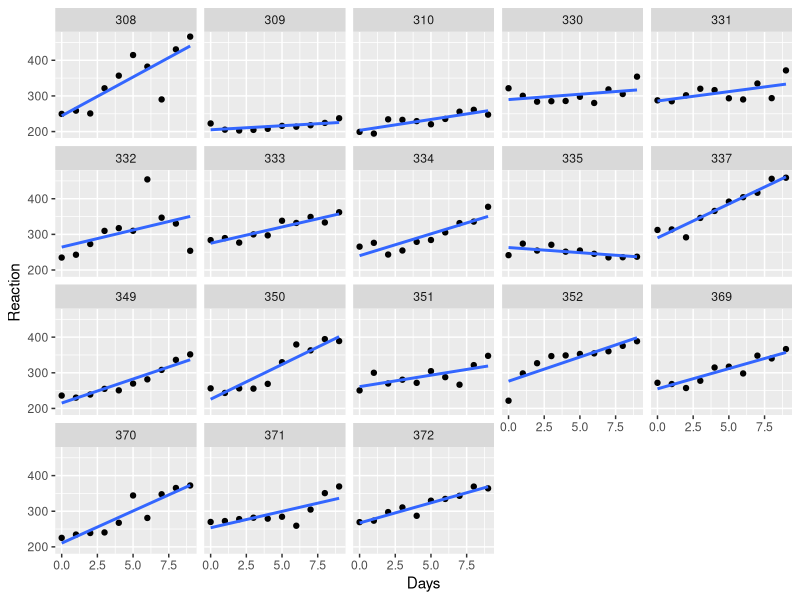
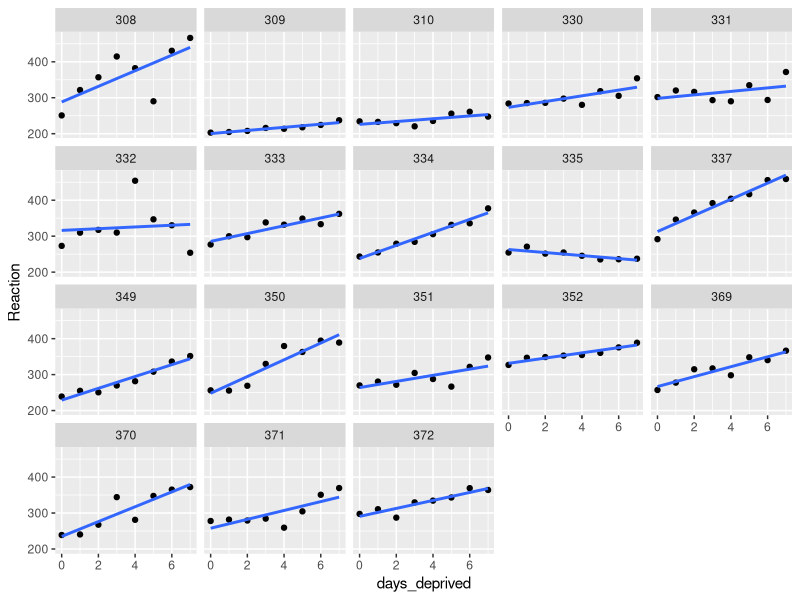
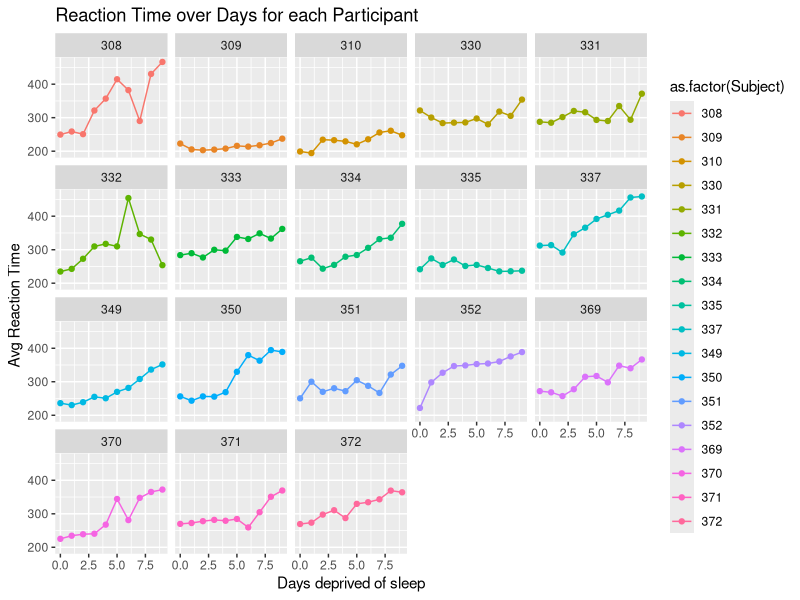
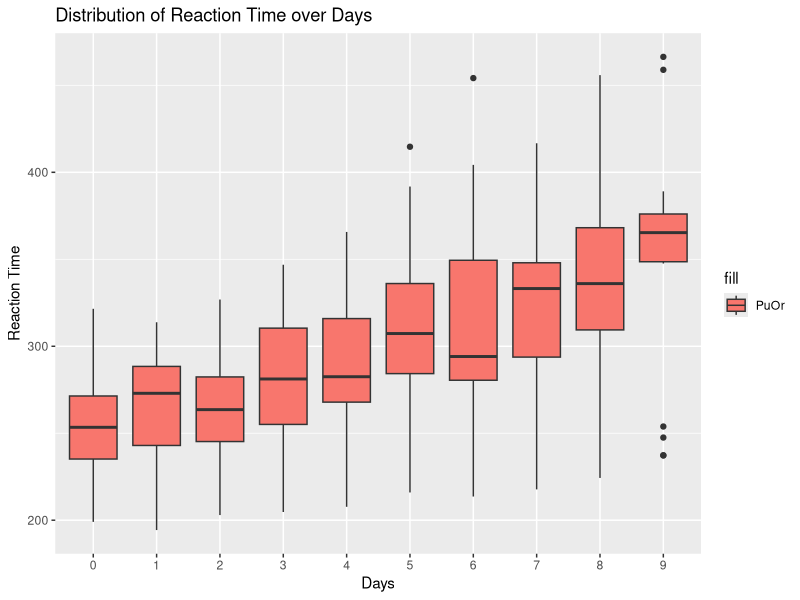
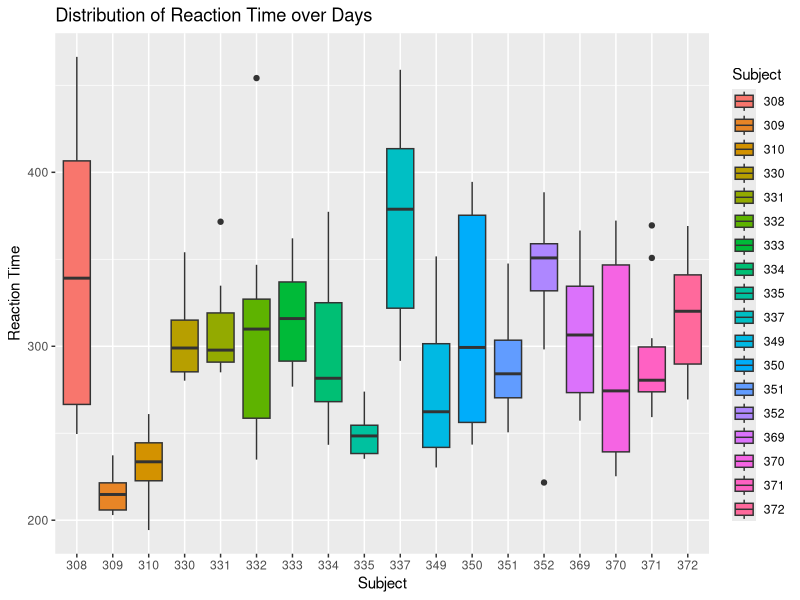
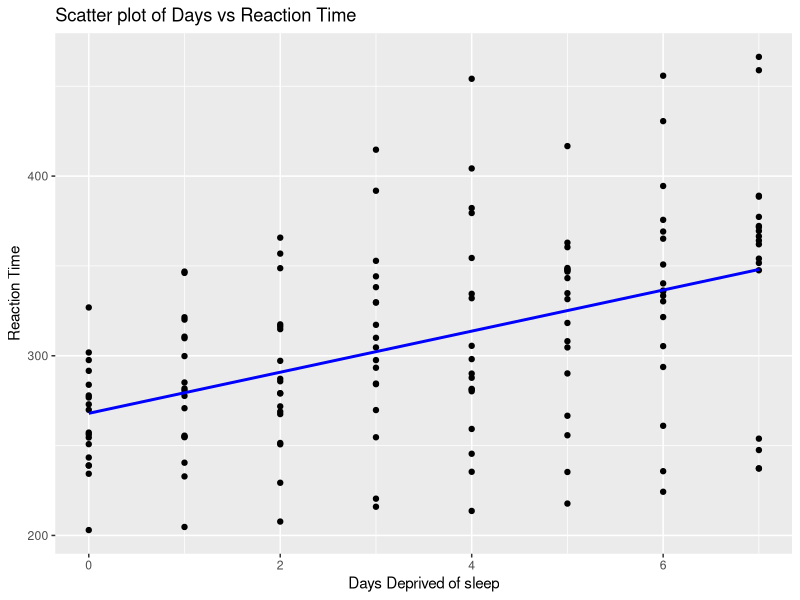
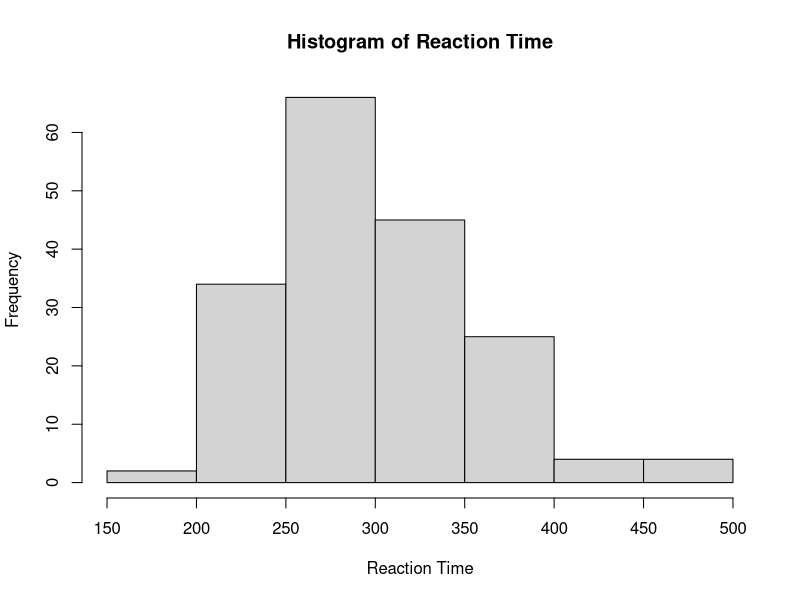
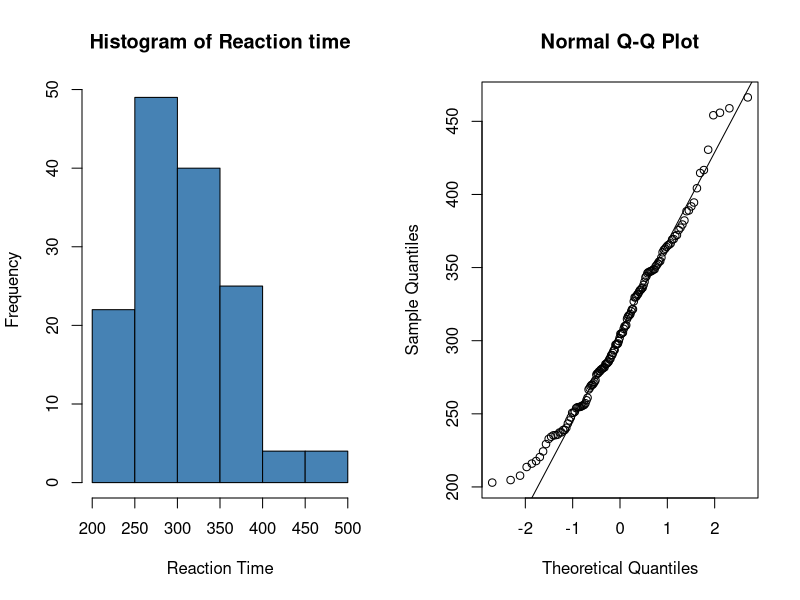

R code for these plots, in order:

library(tidyverse)
library(broom)
library(lme4)


# Task 1: Data Exploration

# a. Load the "sleepstudy" dataset
data("sleepstudy")

# b. Explore the structure of the dataset
str(sleepstudy)

# sleep deprivation started from day 2
 sleep_depr<- subset(sleepstudy, Days >= 2) %>%
              mutate(days_deprived = Days - 2L)
 
# sleep adaptation and training day 0 and 1
 sleep_adapt <- subset(sleepstudy, Days >=0 & Days < 2)

summary(sleepstudy)
summary(sleep_depr)

#mean reaction time per subject
sleepstudy %>%
  group_by(Subject) %>%
  summarise(mean_RT = mean(Reaction))
      
#mean reaction time per subject based on Day 2-baseline           
sleep_depr %>%
  group_by(Subject) %>%
  summarise(mean_RT = mean(Reaction))


# c. Visualize the data using appropriate plots

ggplot(sleepstudy) +
  aes(x = Days, y = Reaction) +
  geom_point() +
  geom_smooth(method = "lm", se = FALSE) +
  facet_wrap(~Subject) 


ggplot(sleep_depr) +
  aes(x = days_deprived, y = Reaction) +
  geom_point() +
  geom_smooth(method = "lm", se = FALSE) +
  facet_wrap(~Subject) 


# Plotting Reaction Time over Days for each Participant
library(ggplot2)
ggplot(sleepstudy, aes(x = Days, y = Reaction, color = as.factor(Subject))) +
  geom_line() +
  geom_point() +
  facet_wrap(~Subject)+
  labs(title = "Reaction Time over Days for each Participant",
       x = "Days deprived of sleep",
       y = "Avg Reaction Time")

# With the exception of subject 335,  it looks like reaction time increases with each additional day of sleep deprivation.

# Plotting a boxplot to show the distribution of Reaction Time
ggplot(sleepstudy, aes(x = factor(Days), y = Reaction)) +
  geom_boxplot(aes(fill = "PuOr")) +
  labs(title = "Distribution of Reaction Time over Days",
       x = "Days",
       y = "Reaction Time") 

# It shows that the reaction time increases with an increase in the number of days deprived of sleep

# Plotting a boxplot to show the distribution of Reaction Time
ggplot(sleepstudy, aes(x = Subject, y = Reaction)) +
  geom_boxplot(aes(fill = Subject)) +
  labs(title = "Distribution of Reaction Time over Days",
       x = "Subject",
       y = "Reaction Time") 


# Plotting a scatter plot to visualize the relationship between Days and Reaction Time
ggplot(sleep_depr, aes(x = days_deprived, y = Reaction)) +
  geom_point() +
  geom_smooth(method = "lm", se = FALSE, color = "blue") +
  labs(title = "Scatter plot of Days vs Reaction Time",
       x = "Days Deprived of sleep",
       y = "Reaction Time")


# Task 2: Descriptive Statistics

# a. Compute and report summary statistics for the key variables
summary(sleepstudy$Reaction)
summary(sleepstudy$Days)



# b. Create visualizations to better understand the distribution of reaction times over different days

# Histogram of Reaction Time
hist(sleepstudy$Reaction, main = "Histogram of Reaction Time", xlab = "Reaction Time")


# Normality test for sleep_depr dataset
par(mfrow = c(1, 2))

#Histogram

hist(sleep_depr$Reaction, col='steelblue', main= 'Histogram of Reaction time', xlab = "Reaction Time")

qqnorm(sleep_depr$Reaction)
qqline(sleep_depr$Reaction)


#Using Shapiro-wilk's test
shapiro.test(sleep_depr$Reaction)
# 
# Shapiro-Wilk normality test
# 
# data:  sleep_depr$Reaction
# W = 0.97674, p-value = 0.01489

# based on the p-value of 0.015,  the distribution isn't normal. Hence, there is a need to normalize the distribution.

# Task 3: Fit an adequate Model(s)

# For simplicity, let's fit a linear mixed-effects model using the lme4 package (Random intercept)
model <- lmer(Reaction ~ days_deprived + (1 | Subject), data = sleep_depr)

# Task 4: Interpret the results

summary(model)
# 
# Linear mixed model fit by REML ['lmerMod']
# Formula: Reaction ~ days_deprived + (1 | Subject)
# Data: sleep_depr
# 
# REML criterion at convergence: 1430
# 
# Scaled residuals: 
#   Min      1Q  Median      3Q     Max 
# -3.6261 -0.4450  0.0474  0.5199  4.1378 
# 
# Random effects:
#   Groups   Name        Variance Std.Dev.
# Subject  (Intercept) 1746.9   41.80   
# Residual              913.1   30.22   
# Number of obs: 144, groups:  Subject, 18
# 
# Fixed effects:
#   Estimate Std. Error t value
# (Intercept)    267.967     10.871   24.65
# days_deprived   11.435      1.099   10.40
# 
# Correlation of Fixed Effects:
#   (Intr)
# days_deprvd -0.354


# Random Intercepts with random slopes
model2 <- lmer(Reaction ~ days_deprived + (1 + days_deprived | Subject), data= sleep_depr)
summary(model2)
# 
# Linear mixed model fit by REML ['lmerMod']
# Formula: Reaction ~ days_deprived + (1 + days_deprived | Subject)
# Data: sleep_depr
# 
# REML criterion at convergence: 1404.1
# 
# Scaled residuals: 
#   Min      1Q  Median      3Q     Max 
# -4.0157 -0.3541  0.0069  0.4681  5.0732 
# 
# Random effects:
#   Groups   Name          Variance Std.Dev. Corr
# Subject  (Intercept)   958.35   30.957       
# days_deprived  45.78    6.766   0.18
# Residual               651.60   25.526       
# Number of obs: 144, groups:  Subject, 18
# 
# Fixed effects:
#   Estimate Std. Error t value
# (Intercept)    267.967      8.266  32.418
# days_deprived   11.435      1.845   6.197
# 
# Correlation of Fixed Effects:
#   (Intr)
# days_deprvd -0.062

# Task 5: Residual Analysis

# Residuals vs Fitted Values Plot

par (mfrow = c (1, 3))
# histogram
hist(resid(model2))

# QQ Plot
qqnorm(residuals(model2))
qqline(residuals(model2))

# plot residual and fitted 
plot(fitted(model2), residuals(model2))
########################################################
par (mfrow = c (1, 3))
# histogram
hist(residuals(model))

# QQ Plot
qqnorm(residuals(model))
qqline(residuals(model))

# plot residual and fitted 
plot(fitted(model), residuals(model))
